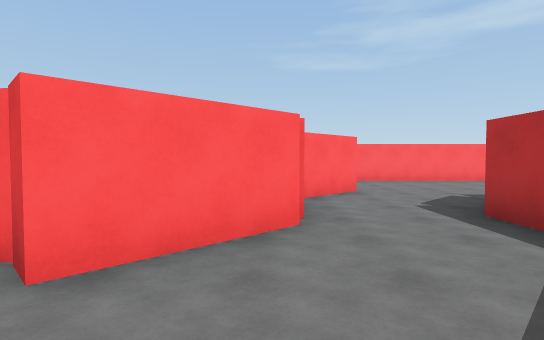
[1] (above)

20 first-person views from a walk through a Unity game level. The camera is 1.5 m above the floor, tilts 2° down and sees 80° across. The floor is counted in squares, 2 m on a side. Each view is taken from the middle of a square. On the plan, view 1 faces up. The plan holds only what a view shows up to about 11 squares ahead; the rest is blank. The place goes on beyond the plan.

[2]
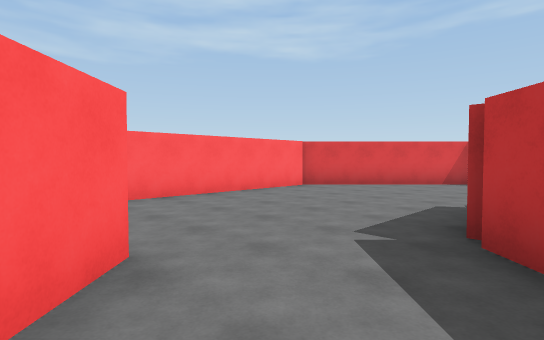

[3]
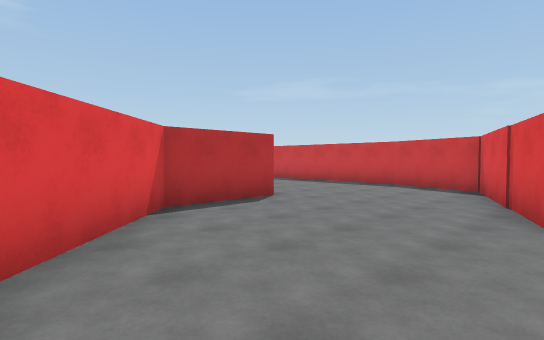

[4]
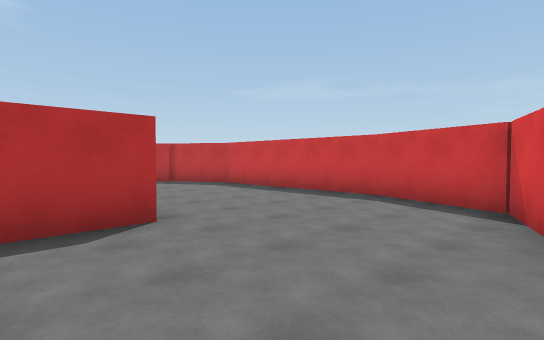

[5]
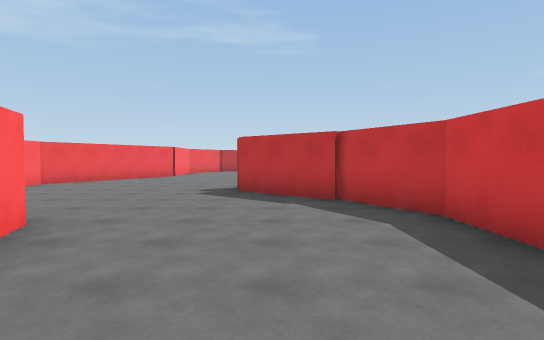

[6]
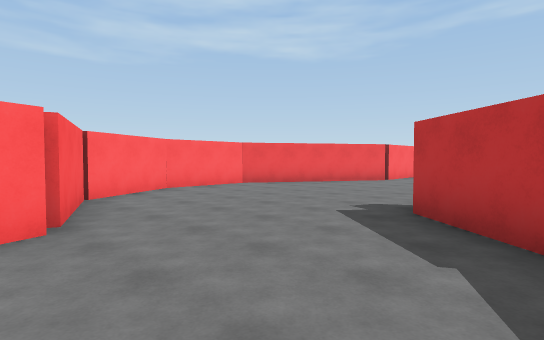

[7]
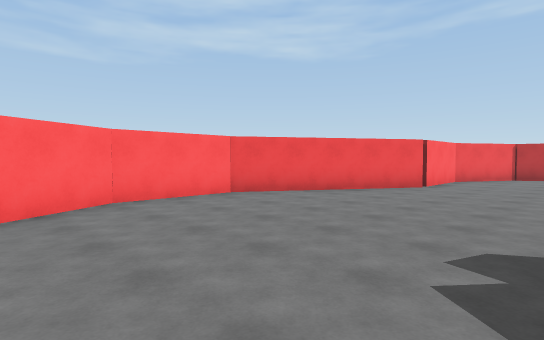

[8]
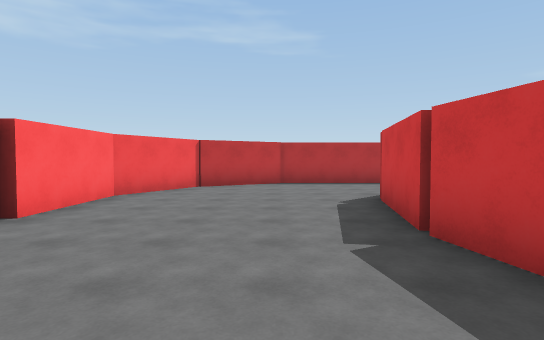

[9]
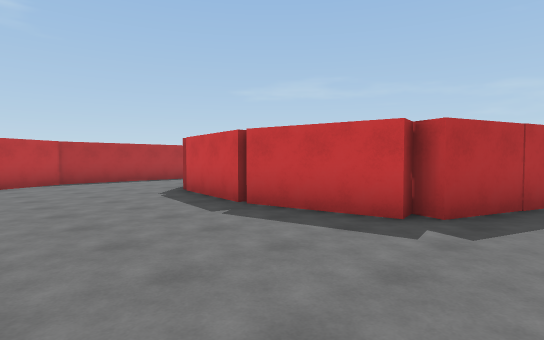

[10]
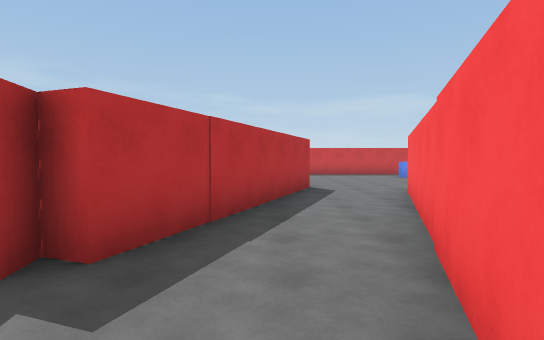

[11]
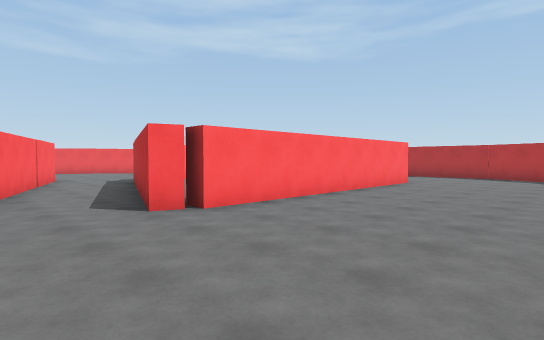

[12]
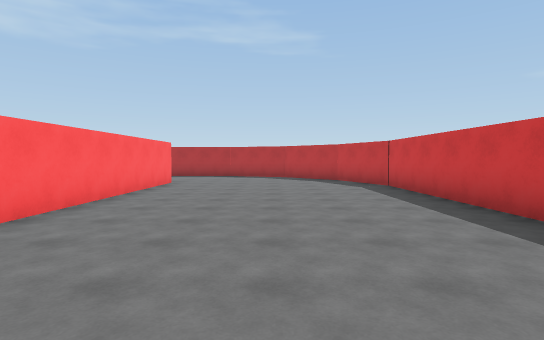

[13]
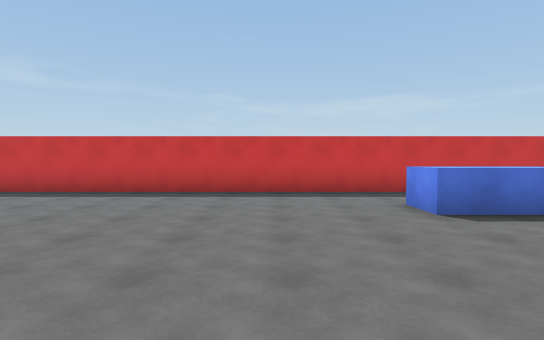

[14]
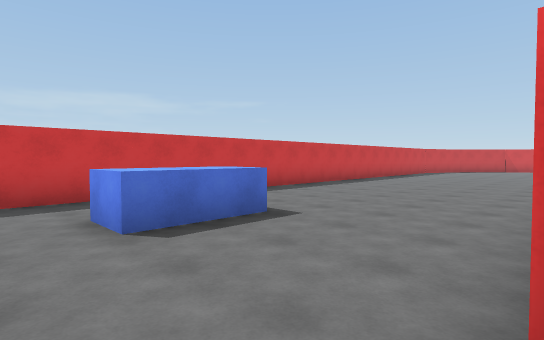

[15]
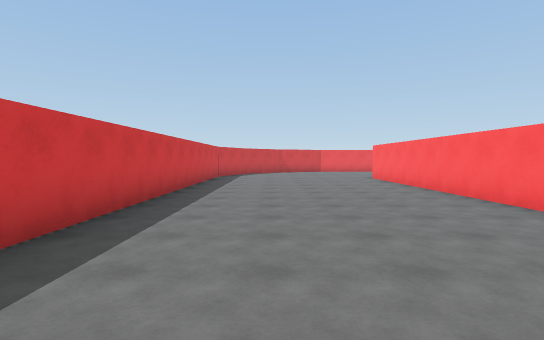

[16]
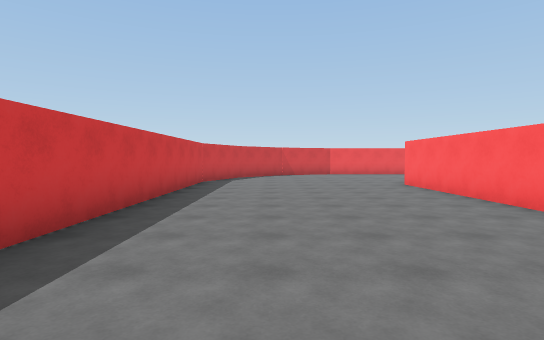

[17]
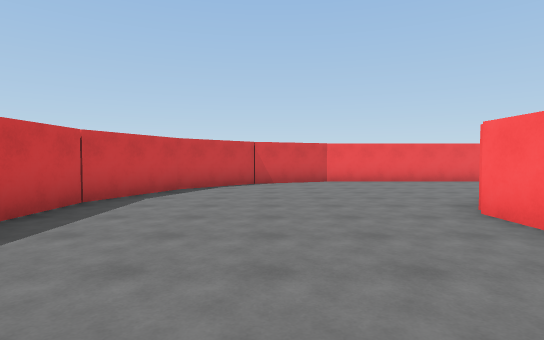

[18]
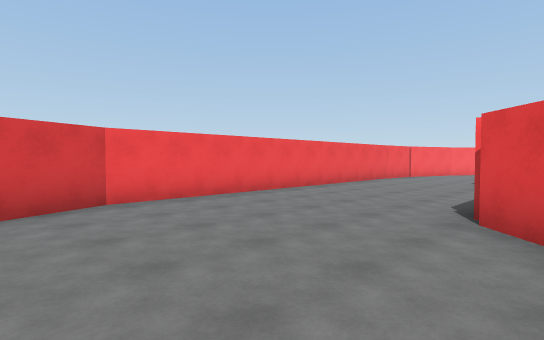

[19]
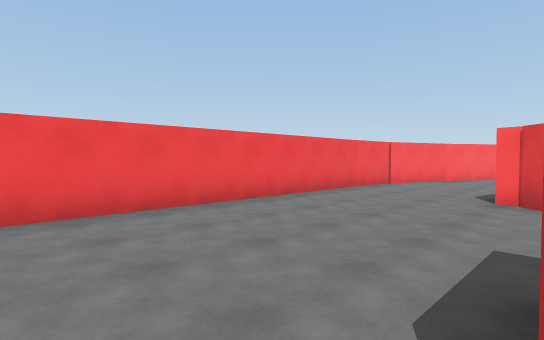

[20]
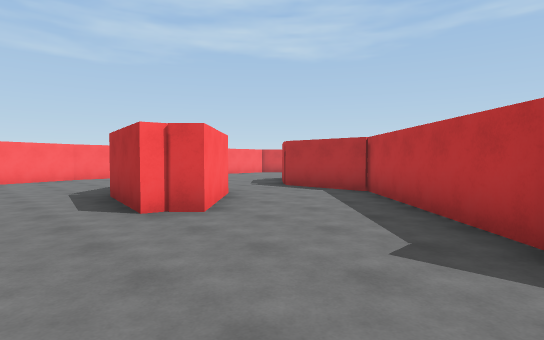

### Floor plan
Points are (right, up) in squares from view 1. A wall is a line through its corners. A room is listed if a view was taken in it or the views show most of it. See-through windows are left out.
Room 1 (views 1, 2, 3, 4, 5, 6, 7, 8, 9, 10)
walls: (17.9, 1.8) (19.6, 3.8); (11.7, 5.1) (11.7, 7.6) (8.4, 10.9) (2.9, 10.9); (20.5, 3.7) (19.8, 1.8); (22.4, 2) (25.2, 2.5) (27.9, 2); (22.3, 1.7) (22.8, 1.6) (22.7, 2); (7.4, 5.5) (8.8, 1.6) (11.2, 0.7) (16.2, 0.7) (18, 1.8); (3.4, 4.9) (4.2, 5.7); (2, 7.6) (0.6, 6.2); (0.4, 3.7) (-1.5, 1.9); (32, 0.6) (32, 3.6) (30.6, 6) (28.6, 7.2) (25.8, 7.2) (21.5, 9.7) (18.9, 9.7) (16.7, 8.5) (15.7, 5.8) (15, 5.5); (0.1, -1.1) (2.8, 1.7) (2.8, 4.2)
ways out: opening at (-0.5, 0.5) to room 2; opening at (2.5, 9.5) to room 2; opening at (21, 2) to room 2
Room 2 (views 11, 12, 13, 14, 15, 16, 17, 18, 19, 20)
walls: (8.5, -5.1) (0.5, -5.1); (13.8, -8.3) (15.8, -8.3) (15.8, -9.4); (-0.3, -4.4) (-0.9, -3.8); (20.6, -4.7) (20, -4.5) (22.4, 2); (-0.6, -1.8) (0.1, -1.1); (19.8, 1.8) (18, -3.3); (-1.5, 1.9) (-1.9, 2.3) (-2.2, 2.4) (-1.7, 4.8); (28.2, -4.9) (20.7, -4.9) (20.7, -4.2); (-5.6, 5.5) (-5.6, -6.2) (-4.6, -8.6) (-2.9, -10.3) (-0.5, -11.2) (27, -11.2) (29, -10.4); (-4.5, 7.9) (-5.4, 5.4); (-1.2, 10.8) (-2.9, 10.1); (-4.3, 8.3) (-4.6, 7.8); (31.4, -7.8) (31.7, -7)
ways out: opening at (-0.5, 0.5) to room 1; opening at (2.5, 9.5) to room 1; opening at (21, 2) to room 1

Positions as (right, up) in squares from view 1, and headings:
1: (0, 0), facing up
2: (1, 5), facing up-right
3: (7, 10), facing down-right
4: (8, 7), facing down-right
5: (12, 3), facing right
6: (15, 2), facing up-right
7: (17, 4), facing up-right
8: (22, 4), facing right
9: (21, 6), facing down-right
10: (21, 4), facing down
11: (18, -9), facing up-right
12: (18, -8), facing right
13: (18, -4), facing down
14: (17, -5), facing down-left
15: (13, -9), facing left
16: (10, -9), facing left
17: (5, -8), facing left
18: (0, -8), facing up-left
19: (-1, -4), facing up-left
20: (-4, -2), facing up-right
